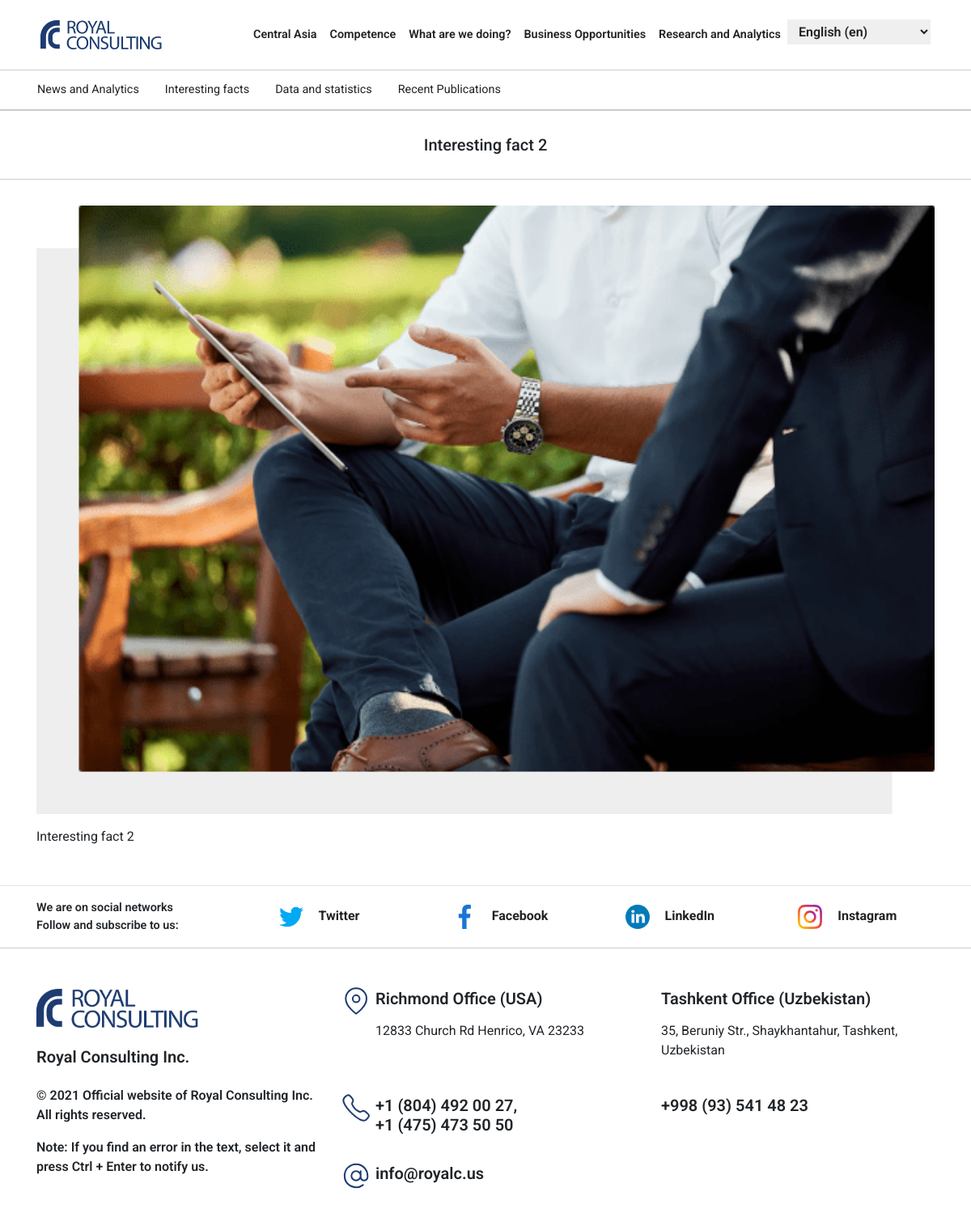
/wedo/news-list/4748-4313, run on the app's committed database.
### wedo/models.py (models this page shows, shortened)
class NewsModel(models.Model):
    title = models.CharField(max_length=500, null=True, blank=True)
    body = RichTextField(null=True, blank=True)
    image = models.ImageField(upload_to=upload_location, null=True, blank=True)
    date_published = models.DateTimeField(auto_now_add=True, verbose_name="date published")
    slug = models.SlugField(blank=True, unique=True)
    category = models.CharField(
        max_length=50,
        choices=R_A_CHOICES,
        default='News and Analytics',
    )
    class Meta:
        ordering = ['-date_published']
        verbose_name = 'News and Analytics'
        verbose_name_plural = 'News and Analytics'
    @property
    def imageURL(self):
        try:
            url = self.image.url
        except:
            url = ''
        return url

### wedo/views.py (the view)
# urls.py: path('news-list/<slug>', news_detial_view, name="news-detail"),
def news_detial_view(request, slug):
    context = {}
    pages = OpportunitiesModel.objects.all()
    posts = get_object_or_404(NewsModel, slug=slug)
    context = {
        'posts': posts,
        'pages': pages,
    }
    return render(request, 'details_page.html', context)

### wedo/templates/details_page.html (shortened to what this page needs)
{% extends 'base.html' %}
{% load static %}
{% load i18n %}
{% block content %}
    <div class="container-fluid">
        <div class="row submenu">
            <div class="container">
                <div class="row">
                    <ul class="nav">
                        <li class="nav-item">
                            <a class="nav-link" href="{% url 'wedo:news-list' %}">News and Analytics</a>
                        </li>
                        <li class="nav-item">
                            <a class="nav-link" href="#">Interesting facts</a>
                        </li>
                        <li class="nav-item">
                            <a class="nav-link" href="#">Data and statistics</a>
                        </li>
                        <li class="nav-item">
                            <a class="nav-link" href="#">Recent Publications</a>
                        </li>
                    </ul>
                </div>
            </div>
        </div>
    </div>
    <div class="container-fluid">
        <div class="row">
            <div class="col-lg-12 p-0">
                <h5 class="page-title">{{ posts.title }}</h5>
            </div>
        </div>
    </div>
    <div class="container">
        <div class="row no-gutters mt-4">
            <div class="img w-100">
                <img src="{{posts.imageURL}}" alt="">
            </div>
            <p class="main-text">
                {{ posts.body|safe }}
            </p>
        </div>
    </div>
{% endblock %}

### static/css/style.css (style rules this page uses)
html, body { width: 100%; height: 100%; padding: 0; margin: 0; font-family: "Roboto", sans-serif; scroll-behavior: smooth; }
a { text-decoration: none !important; }
.submenu { background: #fff; border-bottom: 1px solid #ccc; border-top: 1px solid #ccc; }
.submenu .nav-link { color: #222; font-size: 0.9rem; }
.submenu .nav-item { padding: 5px 0; }
p { width:100%!important }
.page-title { text-align: center; padding: 30px; border-top: 1px solid #ccc; border-bottom: 1px solid #ccc; }
.main-text { line-height: 1.5; }
.img img { width: 100%; }

### data on the page
NewsModel: title "Interesting fact 2", imageURL (picture), body "Interesting fact 2"

### other printed values
form field language "English (en)"
